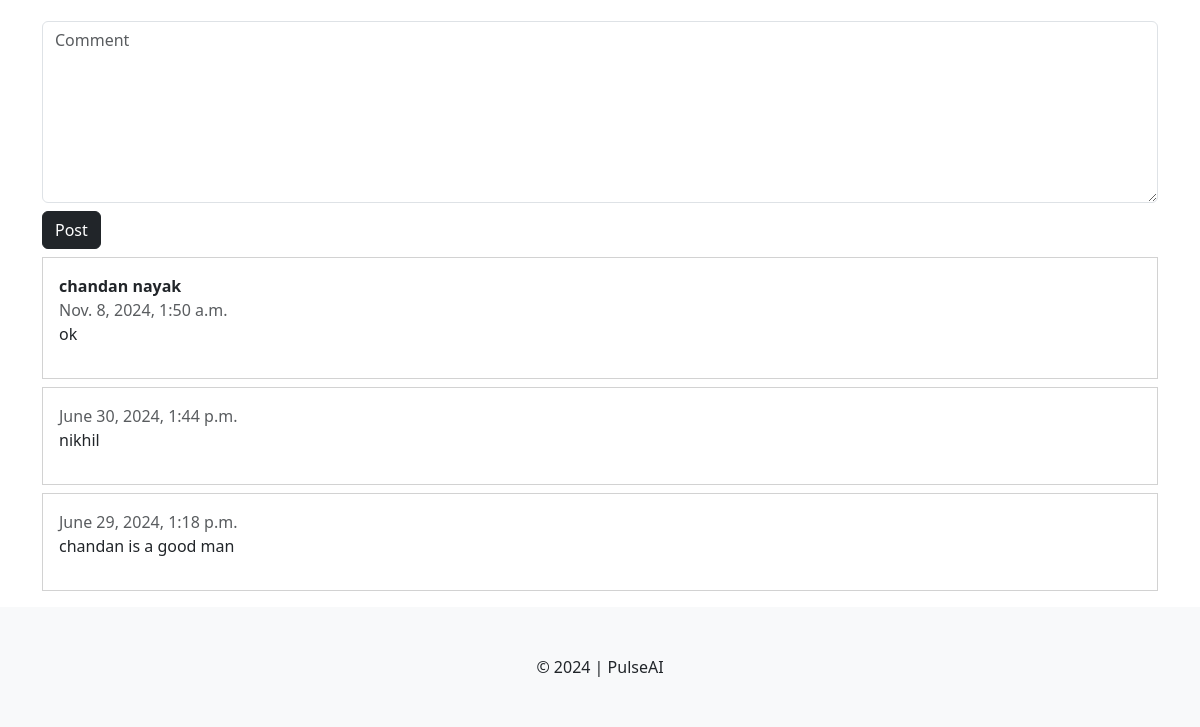
The page /blog/1/ (signed in, lower part) on the database as committed earlier.
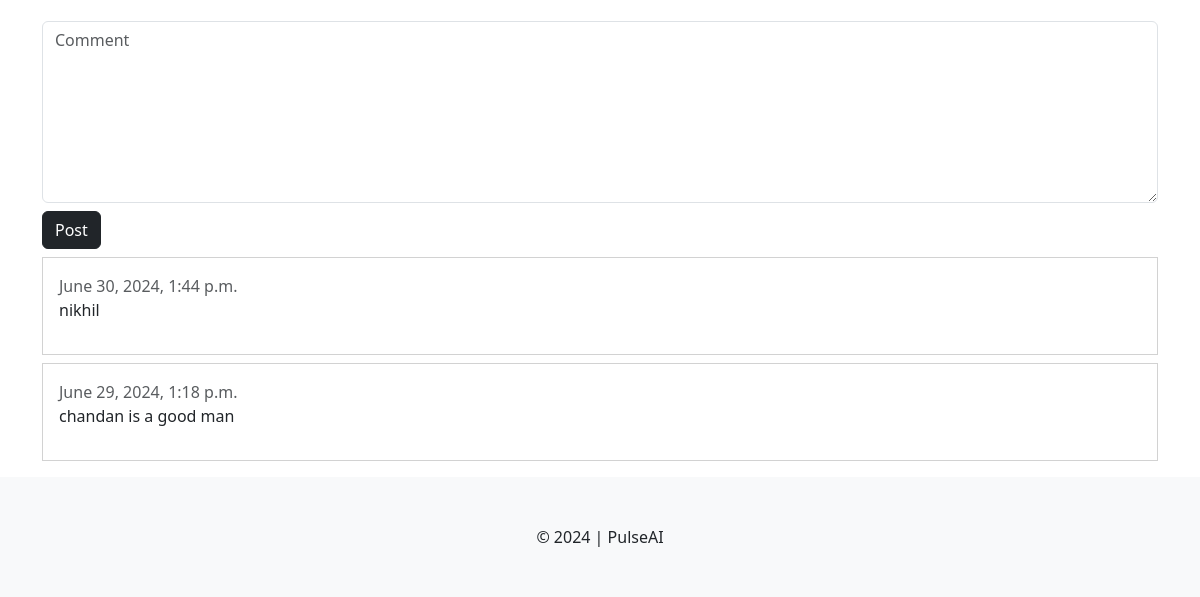
The same page on the database as committed later.
### blog/models.py (models this page shows, shortened)
class Comment(models.Model):
  user=models.ForeignKey(User, on_delete=models.CASCADE)
  blog= models.ForeignKey(Blog, on_delete=models.CASCADE)
  comment = models.TextField()
  created_at = models.DateTimeField(auto_now_add=True)

### blog/views.py (the view)
# urls.py: path("blog/<int:bid>/", views.blog_details,name="blog"),
def blog_details(request, bid):
    blog = get_object_or_404(Blog, pk=bid)
    comments = Comment.objects.filter(blog=blog).order_by('-created_at')
    context={
        'blog':blog,
        'comments':comments,}
    return render(request, 'blog/details.html', context)

### templates/blog/details.html (shortened to what this page needs)
{% extends "layout.html" %}
{% block content %}
<div class="container my-3 blog-details">
    {% if blog.yt_video_id %}
        <div class="col-md-8 mx-auto my-3">
        </div>
    {% endif %}
    {% if user.is_authenticated %}
    <form action="{% url "comment" %}" method="post">
        <textarea rows="7" name="comment" class="form-control" placeholder="Comment" required></textarea>
        <input type="submit" value="Post" class="d-inline-block mt-2 btn btn-dark">
    </form>
    {% for c in comments %}
    <div class="card my-2 rounded-0">
        <div class="card-body">
            <p class="fw-bold mb-0">{{c.user.first_name}} {{c.user.last_name}}</p>
            <span class="text-sm text-muted">{{c.created_at}}</span>
            <p>{{c.comment}}</p>
        </div>
    </div>
    {% endfor %}
    {% endif %}
</div>
{% endblock %}

Rows that differ between the two databases and show on the page:
removed Comment: user.first_name "chandan", user.last_name "nayak", created_at "Nov. 8, 2024, 1:50 a.m.", comment "ok"
